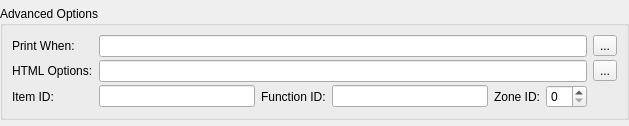
<?xml version="1.0" encoding="UTF-8"?>
<ui version="4.0">
 <class>NCRDPrintWhenPanelUI</class>
 <widget class="QWidget" name="NCRDPrintWhenPanelUI">
  <property name="geometry">
   <rect>
    <x>0</x>
    <y>0</y>
    <width>629</width>
    <height>114</height>
   </rect>
  </property>
  <property name="windowTitle">
   <string>Form</string>
  </property>
  <layout class="QGridLayout" name="gridLayout" columnstretch="0,0">
   <property name="leftMargin">
    <number>0</number>
   </property>
   <property name="topMargin">
    <number>6</number>
   </property>
   <property name="rightMargin">
    <number>0</number>
   </property>
   <property name="bottomMargin">
    <number>6</number>
   </property>
   <property name="verticalSpacing">
    <number>3</number>
   </property>
   <item row="0" column="1">
    <widget class="QGroupBox" name="gbVisOpt">
     <property name="title">
      <string>Advanced Options</string>
     </property>
     <layout class="QGridLayout" name="gridLayout_2">
      <property name="verticalSpacing">
       <number>3</number>
      </property>
      <item row="2" column="3">
       <widget class="QLineEdit" name="functionID"/>
      </item>
      <item row="2" column="0">
       <widget class="QLabel" name="labelItemId">
        <property name="text">
         <string>Item ID:</string>
        </property>
       </widget>
      </item>
      <item row="2" column="4">
       <widget class="QLabel" name="labelZoneId">
        <property name="text">
         <string>Zone ID:</string>
        </property>
       </widget>
      </item>
      <item row="2" column="5">
       <widget class="QSpinBox" name="zoneID"/>
      </item>
      <item row="2" column="1">
       <widget class="QLineEdit" name="itemID"/>
      </item>
      <item row="2" column="2">
       <widget class="QLabel" name="labelFunctionId">
        <property name="text">
         <string>Function ID:</string>
        </property>
       </widget>
      </item>
      <item row="0" column="0">
       <widget class="QLabel" name="label_5">
        <property name="text">
         <string>Print When:</string>
        </property>
       </widget>
      </item>
      <item row="1" column="0">
       <widget class="QLabel" name="label_4">
        <property name="text">
         <string>HTML Options:</string>
        </property>
       </widget>
      </item>
      <item row="0" column="1" colspan="5">
       <widget class="QLineEdit" name="printWhen">
        <property name="toolTip">
         <string>Print only when expression is true</string>
        </property>
        <property name="whatsThis">
         <string>Print only when expression is true</string>
        </property>
       </widget>
      </item>
      <item row="1" column="1" colspan="5">
       <widget class="QLineEdit" name="htmlOptions"/>
      </item>
      <item row="1" column="6">
       <widget class="QToolButton" name="btnEditHtmlOpt">
        <property name="text">
         <string>...</string>
        </property>
       </widget>
      </item>
      <item row="0" column="6">
       <widget class="QToolButton" name="btnEditPrintWhen">
        <property name="text">
         <string>...</string>
        </property>
       </widget>
      </item>
     </layout>
    </widget>
   </item>
  </layout>
 </widget>
 <tabstops>
  <tabstop>printWhen</tabstop>
  <tabstop>btnEditPrintWhen</tabstop>
  <tabstop>htmlOptions</tabstop>
  <tabstop>btnEditHtmlOpt</tabstop>
  <tabstop>itemID</tabstop>
  <tabstop>functionID</tabstop>
  <tabstop>zoneID</tabstop>
 </tabstops>
 <resources/>
 <connections/>
</ui>
